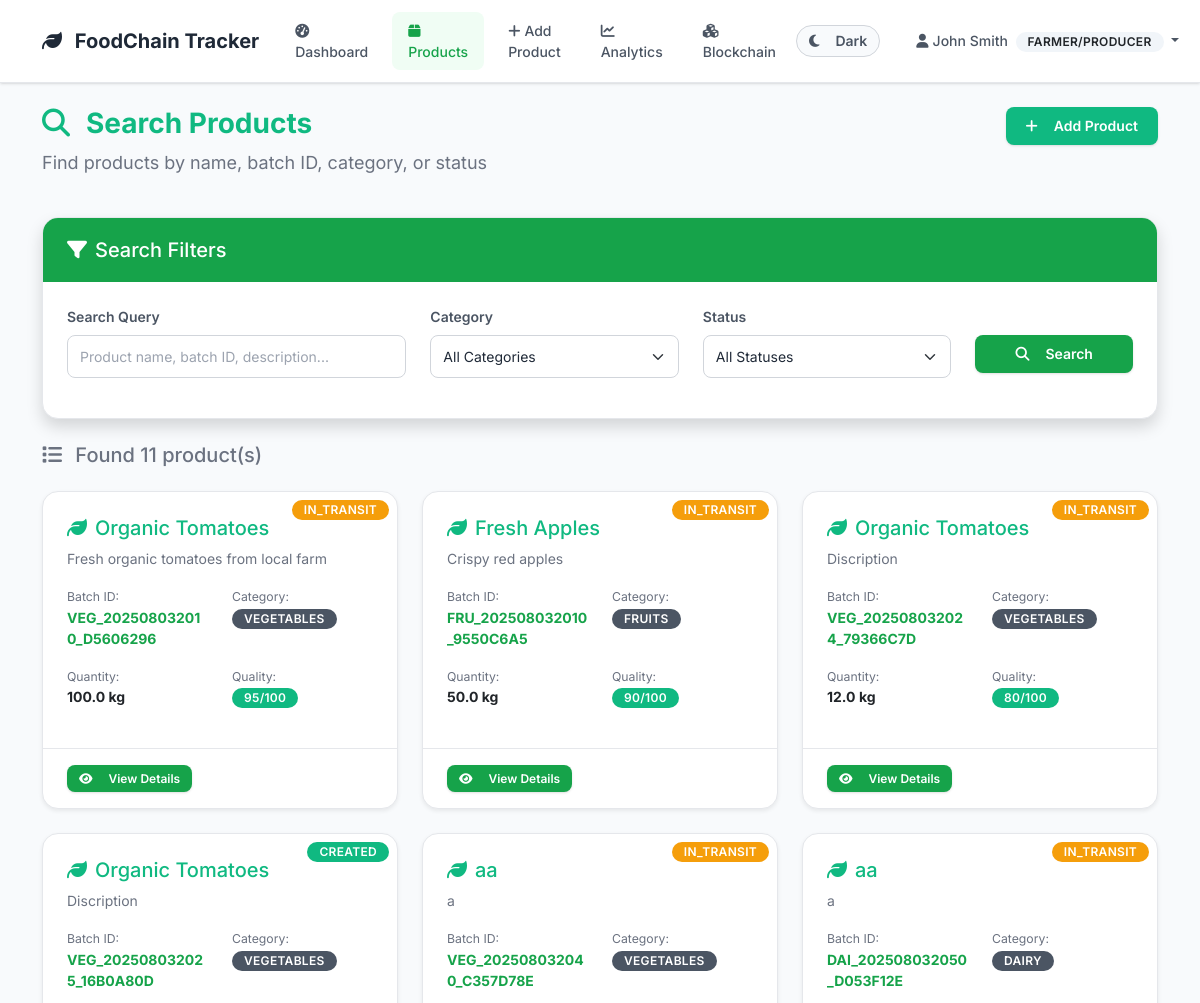
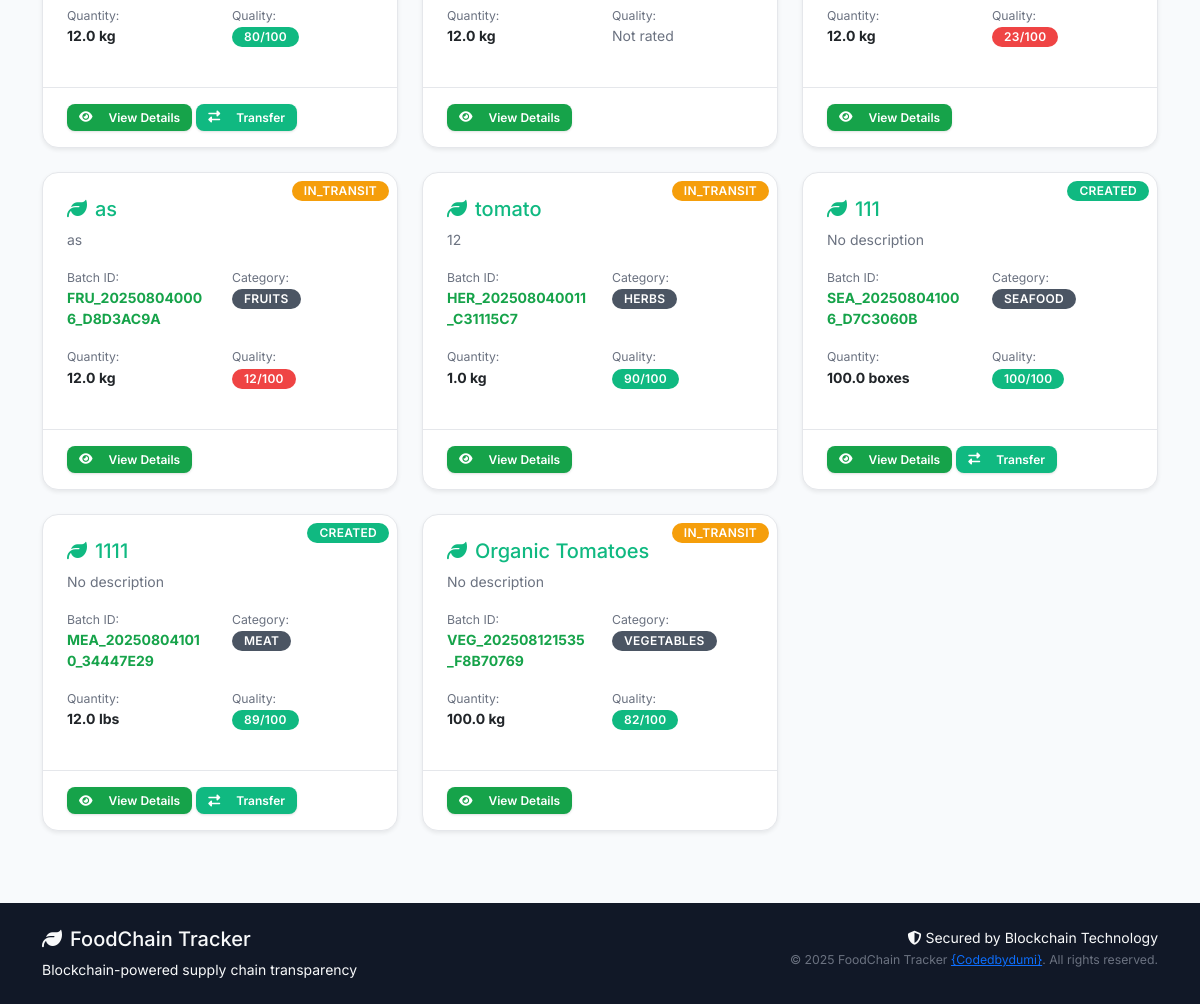
The app's page /products/search (signed in) with its own data (2 pictures, top to bottom).
### models/user.py (models this page shows, shortened)
class User(UserMixin, db.Model):
    __tablename__ = 'users'
    id = db.Column(db.Integer, primary_key=True)
    username = db.Column(db.String(80), unique=True, nullable=False)
    email = db.Column(db.String(120), unique=True, nullable=False)
    password_hash = db.Column(db.String(200), nullable=False)
    full_name = db.Column(db.String(100), nullable=False)
    phone = db.Column(db.String(20))
    address = db.Column(db.Text)
    role = db.Column(db.String(20), nullable=False)  # 'farmer', 'distributor', 'retailer', 'inspector'
    company_name = db.Column(db.String(100))
    license_number = db.Column(db.String(50))  # Business license or certification
    is_active = db.Column(db.Boolean, default=True)
    is_verified = db.Column(db.Boolean, default=False)  # For business verification
    created_at = db.Column(db.DateTime, default=datetime.utcnow)
    last_login = db.Column(db.DateTime)
    products_created = db.relationship('Product', foreign_keys='Product.created_by',
                                     backref='creator', lazy='dynamic')
    sent_transactions = db.relationship('Transaction', foreign_keys='Transaction.from_user_id',
                                      backref='sender', lazy='dynamic')
    received_transactions = db.relationship('Transaction', foreign_keys='Transaction.to_user_id',
                                          backref='receiver', lazy='dynamic')
    def get_role_display(self):
        role_names = {
            'farmer': 'Farmer/Producer',
            'distributor': 'Distributor',
            'retailer': 'Retailer',
            'inspector': 'Inspector'
        }
        return role_names.get(self.role, self.role.title())
    def can_create_products(self):
        return self.role == 'farmer'
    def can_transfer_products(self):
        return self.role in ['farmer', 'distributor']

### models/product.py (models this page shows, shortened)
class Product(db.Model):
    __tablename__ = 'products'
    id = db.Column(db.Integer, primary_key=True)
    batch_id = db.Column(db.String(50), unique=True, nullable=False)
    name = db.Column(db.String(100), nullable=False)
    category = db.Column(db.String(50), nullable=False)  # 'vegetables', 'fruits', 'grains', etc.
    description = db.Column(db.Text)
    quantity = db.Column(db.Float, nullable=False)  # Amount of product
    unit = db.Column(db.String(20), nullable=False)  # 'kg', 'tons', 'boxes', etc.
    quality_grade = db.Column(db.String(10))  # 'A', 'B', 'C', or custom grading
    quality_score = db.Column(db.Integer)  # 0-100 quality score
    origin_location = db.Column(db.String(200))  # Where product was produced
    harvest_date = db.Column(db.Date)
    expiry_date = db.Column(db.Date)
    current_location = db.Column(db.String(200))
    status = db.Column(db.String(50), default='created')  # 'created', 'in_transit', 'delivered', 'expired'
    temperature = db.Column(db.Float)  # Celsius
    humidity = db.Column(db.Float)     # Percentage
    pressure = db.Column(db.Float)     # For certain products
    created_by = db.Column(db.Integer, db.ForeignKey('users.id'), nullable=False)
    current_owner_id = db.Column(db.Integer, db.ForeignKey('users.id'), nullable=False)
    created_at = db.Column(db.DateTime, default=datetime.utcnow)
    updated_at = db.Column(db.DateTime, default=datetime.utcnow, onupdate=datetime.utcnow)
    current_owner = db.relationship('User', foreign_keys=[current_owner_id], backref='owned_products')
    transactions = db.relationship('Transaction', backref='product', lazy='dynamic', cascade='all, delete-orphan')

### routes/products.py (the view)
@products_bp.route('/search')
@login_required
def search_products():
    query = request.args.get('q', '')
    category = request.args.get('category', '')
    status = request.args.get('status', '')
    products_query = Product.query
    if query:
        products_query = products_query.filter(
            (Product.name.contains(query)) |
            (Product.batch_id.contains(query)) |
            (Product.description.contains(query))
        )
    if category:
        products_query = products_query.filter_by(category=category)
    if status:
        products_query = products_query.filter_by(status=status)
    if current_user.role == 'farmer':
        products_query = products_query.filter_by(created_by=current_user.id)
    elif current_user.role in ['distributor', 'retailer']:
        products_query = products_query.filter_by(current_owner_id=current_user.id)
    products = products_query.all()
    categories = db.session.query(Product.category.distinct()).all()
    statuses = db.session.query(Product.status.distinct()).all()
    return render_template('products/search.html',
                         products=products,
                         categories=[c[0] for c in categories],
                         statuses=[s[0] for s in statuses],
                         current_query=query,
                         current_category=category,
                         current_status=status)

### templates/products/search.html (shortened to what this page needs)
{% extends "base.html" %}
{% block content %}
<div class="row mb-4">
    <div class="col-md-8">
        <h1 class="display-6 fw-bold text-success">
            <i class="fas fa-search me-3"></i>Search Products
        </h1>
        <p class="lead text-muted">Find products by name, batch ID, category, or status</p>
    </div>
    <div class="col-md-4 text-end">
        {% if current_user.can_create_products() %}
            <a href="{{ url_for('products.add_product') }}" class="btn btn-success">
                <i class="fas fa-plus me-2"></i>Add Product
            </a>
        {% endif %}
    </div>
</div>
<div class="row mb-4">
    <div class="col-12">
        <div class="card shadow">
            <div class="card-header bg-primary text-white">
                <h5 class="mb-0">
                    <i class="fas fa-filter me-2"></i>Search Filters
                </h5>
            </div>
            <div class="card-body">
                <form method="GET">
                    <div class="row">
                        <div class="col-md-4 mb-3">
                            <label for="q" class="form-label">Search Query</label>
                            <input type="text" class="form-control" id="q" name="q"
                                   value="{{ current_query }}"
                                   placeholder="Product name, batch ID, description...">
                        </div>
                        <div class="col-md-3 mb-3">
                            <label for="category" class="form-label">Category</label>
                            <select class="form-select" id="category" name="category">
                                <option value="">All Categories</option>
                            </select>
                        </div>
                        <div class="col-md-3 mb-3">
                            <label for="status" class="form-label">Status</label>
                            <select class="form-select" id="status" name="status">
                                <option value="">All Statuses</option>
                            </select>
                        </div>
                        <div class="col-md-2 mb-3">
                            <label class="form-label">&nbsp;</label>
                            <div class="d-grid">
                                <button type="submit" class="btn btn-primary">
                                    <i class="fas fa-search me-2"></i>Search
                                </button>
                            </div>
                        </div>
                    </div>
                </form>
            </div>
        </div>
    </div>
</div>
{% if products %}
    <div class="row mb-3">
        <div class="col-12">
            <h5 class="text-muted">
                <i class="fas fa-list me-2"></i>
                Found {{ products|length }} product(s)
            </h5>
        </div>
    </div>
    <div class="row">
        {% for product in products %}
            <div class="col-lg-4 col-md-6 mb-4">
                <div class="card h-100 shadow-sm">
                    <div class="position-relative">
                        <span class="position-absolute top-0 end-0 m-2 badge bg-{{ 'success' if product.status == 'created' else 'warning' if product.status == 'in_transit' else 'info' if product.status == 'delivered' else 'danger' }}">
                            {{ product.status.title() }}
                        </span>
                    </div>
                    <div class="card-body">
                        <h5 class="card-title text-success">
                            <i class="fas fa-leaf me-2"></i>{{ product.name }}
                        </h5>
                        <p class="card-text text-muted">{{ product.description[:100] if product.description else 'No description' }}{% if product.description and product.description|length > 100 %}...{% endif %}</p>
                        <div class="row mb-3">
                            <div class="col-6">
                                <small class="text-muted">Batch ID:</small><br>
                                <strong class="text-primary">{{ product.batch_id }}</strong>
                            </div>
                            <div class="col-6">
                                <small class="text-muted">Category:</small><br>
                                <span class="badge bg-secondary">{{ product.category.title() }}</span>
                            </div>
                        </div>
                        <div class="row mb-3">
                            <div class="col-6">
                                <small class="text-muted">Quantity:</small><br>
                                <strong>{{ product.quantity }} {{ product.unit }}</strong>
                            </div>
                            <div class="col-6">
                                <small class="text-muted">Quality:</small><br>
                                {% if product.quality_score %}
                                    <span class="badge bg-{{ 'success' if product.quality_score >= 80 else 'warning' if product.quality_score >= 60 else 'danger' }}">
                                        {{ product.quality_score }}/100
                                    </span>
                                {% else %}
                                    <span class="text-muted">Not rated</span>
                                {% endif %}
                            </div>
                        </div>
                    </div>
                    <div class="card-footer bg-transparent">
                        <a href="{{ url_for('products.view_product', id=product.id) }}" class="btn btn-primary btn-sm">
                            <i class="fas fa-eye me-2"></i>View Details
                        </a>
                        {% if current_user.id == product.current_owner_id and current_user.can_transfer_products() %}
                            <a href="{{ url_for('products.transfer_product', id=product.id) }}" class="btn btn-success btn-sm">
                                <i class="fas fa-exchange-alt me-2"></i>Transfer
                            </a>
                        {% endif %}
                    </div>
                </div>
            </div>
        {% endfor %}
    </div>
{% endif %}
{% endblock %}

### templates/base.html (shortened to what this page needs)
<!DOCTYPE html>
<html lang="en">
<head>
    <link href="https://cdn.jsdelivr.net/npm/bootstrap@5.3.0/dist/css/bootstrap.min.css" rel="stylesheet">
    <link href="https://cdnjs.cloudflare.com/ajax/libs/font-awesome/6.4.0/css/all.min.css" rel="stylesheet">
    <link href="{{ url_for('static', filename='css/style.css') }}" rel="stylesheet">
</head>
<body>
    <nav class="navbar navbar-expand-lg navbar-light bg-white">
        <div class="container">
            <a class="navbar-brand" href="{{ url_for('index') }}">
                <i class="fas fa-leaf me-2"></i>
                FoodChain Tracker
            </a>
            <div class="collapse navbar-collapse" id="navbarNav">
                <ul class="navbar-nav me-auto">
                    {% if current_user.is_authenticated %}
                        <li class="nav-item">
                            <a class="nav-link" href="{{ url_for('dashboard.main') }}">
                                <i class="fas fa-tachometer-alt me-1"></i>Dashboard
                            </a>
                        </li>
                        <li class="nav-item">
                            <a class="nav-link" href="{{ url_for('products.list_products') }}">
                                <i class="fas fa-box me-1"></i>Products
                            </a>
                        </li>
                        {% if current_user.can_create_products() %}
                        <li class="nav-item">
                            <a class="nav-link" href="{{ url_for('products.add_product') }}">
                                <i class="fas fa-plus me-1"></i>Add Product
                            </a>
                        </li>
                        {% endif %}
                        <li class="nav-item">
                            <a class="nav-link" href="{{ url_for('analytics.dashboard') }}">
                                <i class="fas fa-chart-line me-1"></i>Analytics
                            </a>
                        </li>
                        <li class="nav-item">
                            <a class="nav-link" href="{{ url_for('blockchain.explorer') }}">
                                <i class="fas fa-cubes me-1"></i>Blockchain
                            </a>
                        </li>
                    {% endif %}
                </ul>
                <ul class="navbar-nav me-3">
                    <li class="nav-item">
                        <button class="btn btn-outline-secondary btn-sm theme-toggle" id="themeToggle" type="button">
                            <i class="fas fa-moon" id="themeIcon"></i>
                            <span class="ms-2 d-none d-md-inline" id="themeText">Dark</span>
                        </button>
                    </li>
                </ul>
                <ul class="navbar-nav">
                    {% if current_user.is_authenticated %}
                        <li class="nav-item dropdown">
                            <a class="nav-link dropdown-toggle" href="#" id="navbarDropdown" role="button" data-bs-toggle="dropdown">
                                <i class="fas fa-user me-1"></i>{{ current_user.full_name }}
                                <span class="badge bg-light text-dark ms-1">{{ current_user.get_role_display() }}</span>
                            </a>
                        </li>
                    {% endif %}
                </ul>
            </div>
        </div>
    </nav>
    <main class="container my-4">
        {% block content %}{% endblock %}
    </main>
    <footer class="bg-dark text-light py-4 mt-5">
        <div class="container">
            <div class="row">
                <div class="col-md-6">
                    <h5><i class="fas fa-leaf me-2"></i>FoodChain Tracker</h5>
                    <p class="mb-0">Blockchain-powered supply chain transparency</p>
                </div>
                <div class="col-md-6 text-md-end">
                    <p class="mb-0">
                        <i class="fas fa-shield-alt me-1"></i>Secured by Blockchain Technology
                    </p>
                    <small class="text-muted">© 2025 FoodChain Tracker <a href="https://github.com/codedbydumi">{Codedbydumi}</a>. All rights reserved.</small>
                </div>
            </div>
        </div>
    </footer>
</body>
</html>

### records on screen
User: full_name "John Smith", role "FARMER/PRODUCER"
Product: status "IN_TRANSIT", name "Organic Tomatoes", description "Fresh organic tomatoes from local farm", batch_id "VEG_202508032010_D5606296", category "VEGETABLES", quantity "100.0", unit "kg", quality_score "95"
Product: status "IN_TRANSIT", name "Fresh Apples", description "Crispy red apples", batch_id "FRU_202508032010_9550C6A5", category "FRUITS", quantity "50.0", unit "kg", quality_score "90"
Product: status "IN_TRANSIT", name "Organic Tomatoes", description "Discription", batch_id "VEG_202508032024_79366C7D", category "VEGETABLES", quantity "12.0", unit "kg", quality_score "80"
Product: status "CREATED", name "Organic Tomatoes", description "Discription", batch_id "VEG_202508032025_16B0A80D", category "VEGETABLES", quantity "12.0", unit "kg", quality_score "80"
Product: status "IN_TRANSIT", name "aa", description "a", batch_id "VEG_202508032040_C357D78E", category "VEGETABLES", quantity "12.0", unit "kg", quality_score "Not rated"
Product: status "IN_TRANSIT", name "aa", description "a", batch_id "DAI_202508032050_D053F12E", category "DAIRY", quantity "12.0", unit "kg", quality_score "23"
Product: status "IN_TRANSIT", name "as", description "as", batch_id "FRU_202508040006_D8D3AC9A", category "FRUITS", quantity "12.0", unit "kg", quality_score "12"
Product: status "IN_TRANSIT", name "tomato", description "12", batch_id "HER_202508040011_C31115C7", category "HERBS", quantity "1.0", unit "kg", quality_score "90"
Product: status "CREATED", name "111", description "No description", batch_id "SEA_202508041006_D7C3060B", category "SEAFOOD", quantity "100.0", unit "boxes", quality_score "100"
Product: status "CREATED", name "1111", description "No description", batch_id "MEA_202508041010_34447E29", category "MEAT", quantity "12.0", unit "lbs", quality_score "89"
Product: status "IN_TRANSIT", name "Organic Tomatoes", description "No description", batch_id "VEG_202508121535_F8B70769", category "VEGETABLES", quantity "100.0", unit "kg", quality_score "82"

### other values on screen
{{ products|length }} "11"
